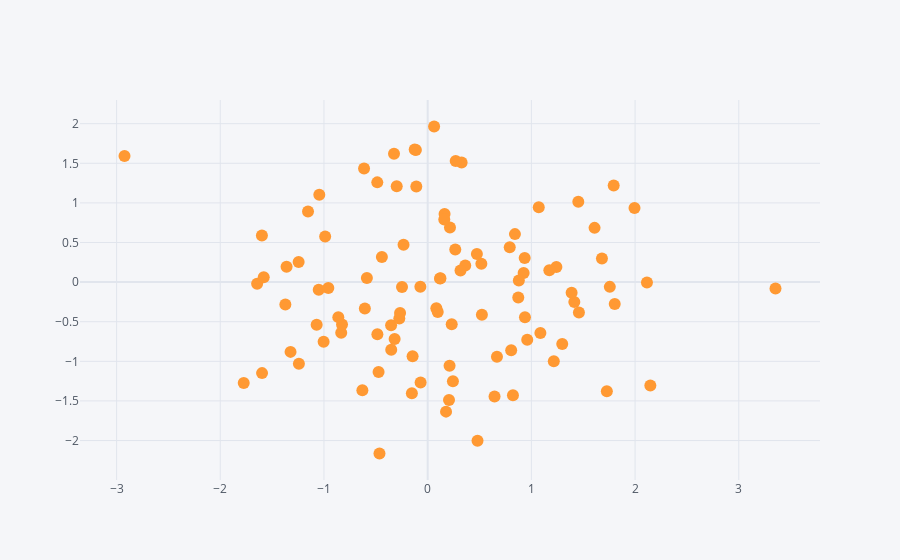

Notebook source saved alongside this figure:
### Markdown cell above
**Scatter plot**

### Code cell
df1.iplot(x='A',y='B',mode='markers')  # The default mode is line graph (for larger markers, size=...)
